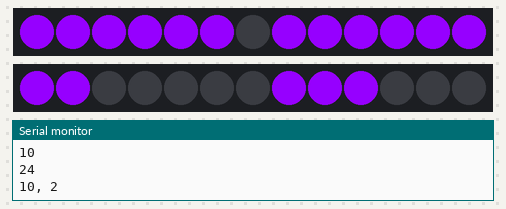
Simulated run of this sketch. Board: ESP32. On the bench: 2 × 13 RGB LEDs in strip order, left to right, the last lines printed to the serial monitor. WiFi joins after 1.5 s; servers stay silent unless stated; the local clock reads 2024-03-15 10:24:30 at power-on unless the sketch sets it.

Above: at 7.1 s.
At 12.3 s:
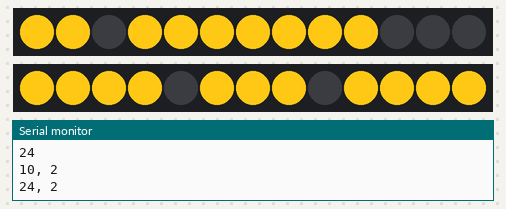

The sketch:

Display_Wi-Fi_Time.ino
```cpp
// Some code sources:
// https://lastminuteengineers.com/esp32-ntp-server-date-time-tutorial/
// // https://randomnerdtutorials.com/esp32-ntp-client-date-time-arduino-ide/
// https://stackoverflow.com/questions/9302681/c-how-to-break-apart-a-multi-digit-number-into-separate-variables


#include <WiFi.h>
#include "time.h"
#include <FastLED.h>


// Define Arduino pin connections
#define LED_PIN_1     22
#define LED_PIN_2     23

// Define LED and digit parameters
#define NUM_LEDS    13
#define DIGIT       10


// Define LED display pattern for each digit
const char segmentPatterns[DIGIT][NUM_LEDS] = {

  // 0, 1, 2, 3, 4, 5, 6, 7, 8, 9,10,11,12
    {1, 1, 1, 1, 1, 1, 0, 1, 1, 1, 1, 1, 1}, // 0
    {1, 1, 0, 0, 0, 0, 0, 1, 1, 1, 0, 0, 0}, // 1
    {1, 1, 1, 1, 0, 1, 1, 1, 0, 1, 1, 1, 1}, // 2
    {1, 1, 1, 1, 0, 1, 1, 1, 1, 1, 1, 1, 0}, // 3
    {1, 1, 0, 1, 1, 1, 1, 1, 1, 1, 0, 0, 0}, // 4
    {0, 1, 1, 1, 1, 1, 1, 1, 1, 1, 1, 1, 0}, // 5
    {0, 1, 1, 1, 1, 1, 1, 1, 1, 1, 1, 1, 1}, // 6
    {1, 1, 1, 1, 0, 0, 0, 1, 1, 1, 0, 0, 0}, // 7
    {1, 1, 1, 1, 1, 1, 1, 1, 1, 1, 1, 1, 1}, // 8
    {1, 1, 1, 1, 1, 1, 1, 1, 1, 1, 0, 0, 0}  // 9

};


// Color pattern options
int colorPattern[7][3] = {
  {255, 0, 0},
  {0, 255, 0},
  {0, 0, 255},
  {150, 0, 255},
  {255, 200, 20},
  {85, 60, 180},
  {50, 255, 20}
};


// Display reset pattern
int offPattern[] = {0, 0, 0};


// Time to display
// int timeNow = 0;

// Color selector variable
// int colorNow = 4;

// Color time display variable
int colorTime = 20;

const char* ssid     = "FILL-IN-SSID";
const char* password = "FILL-IN-PASSWORD";

const char* ntpServer = "pool.ntp.org";
const long  gmtOffset_sec = -18000;
const int   daylightOffset_sec = 0;

// Time info structure init
struct tm timeinfo;


// Function definitions
unsigned int digitCount(unsigned int i);     // Counts the number of digits in a given number
void printLocalTime(struct tm &timeinfo);
void LEDDisplay(int timeNow);


// Init LEDs
CRGB leds_1[NUM_LEDS];    // RIGHT LED (UNIT)
CRGB leds_2[NUM_LEDS];    // LEFT LED (TENS)


void setup()
{
  Serial.begin(115200);

  //connect to WiFi
  Serial.printf("Connecting to %s ", ssid);
  WiFi.begin(ssid, password);

  while (WiFi.status() != WL_CONNECTED) {
      delay(500);
      Serial.print(".");
  }

  Serial.println("WI-FI CONNECTED");

  //init and get the time
  configTime(gmtOffset_sec, daylightOffset_sec, ntpServer);
  printLocalTime(timeinfo);

  //disconnect WiFi as it's no longer needed
  WiFi.disconnect(true);
  WiFi.mode(WIFI_OFF);

  // Initialize FastLED
  FastLED.addLeds<WS2812, LED_PIN_1, GRB>(leds_1, NUM_LEDS);
  FastLED.addLeds<WS2812, LED_PIN_2, GRB>(leds_2, NUM_LEDS);

  // Reset displays
  for (int i = (NUM_LEDS - 1); i >= 0; i--){

    leds_1[i] = CRGB(offPattern[0], offPattern[1], offPattern[2]);
    leds_2[i] = CRGB(offPattern[0], offPattern[1], offPattern[2]);
    FastLED.show();
    delay(colorTime);

  }
  delay(5000);

}


void loop(){

  // delay(10000);
  printLocalTime(timeinfo);

  Serial.println(timeinfo.tm_hour);
  Serial.println(timeinfo.tm_min);
  Serial.println();

  // Display hour
  LEDDisplay(timeinfo.tm_hour, 3);
  FastLED.show();
  delay(5000);

  // Display minute
  LEDDisplay(timeinfo.tm_min, 4);
  FastLED.show();
  delay(5000);

}


unsigned int digitsCount(unsigned int i) {

  unsigned int ret=1;
  while (i/=10) ret++;

  return ret;

}


void printLocalTime(struct tm &timeinfo){

  if(!getLocalTime(&timeinfo)){
    Serial.println("Failed to obtain time");
    return;
  }

  Serial.println(&timeinfo, "%A, %B %d %Y %H:%M:%S");
}


void LEDDisplay(int timeNow, int colorNow){

  // Print time now
  Serial.print(timeNow);
  Serial.print(", ");

  // Count digits
  unsigned int digits = digitsCount(timeNow);
  Serial.println(digits);

  // Loop through each digit
  // and turn on LEDs accordingly
  if (digits == 1){

    // Reset displays
    for (int i = (NUM_LEDS - 1); i >= 0; i--){

      leds_1[i] = CRGB(offPattern[0], offPattern[1], offPattern[2]);
      leds_2[i] = CRGB(offPattern[0], offPattern[1], offPattern[2]);
      // FastLED.show();
      // delay(colorTime);

    }

    // Turn on single display
    for (int i = 0; i < NUM_LEDS; i++){

      if (segmentPatterns[timeNow][i] == 1){

        leds_1[i] = CRGB(colorPattern[colorNow][0], colorPattern[colorNow][1], colorPattern[colorNow][2]);
        // FastLED.show();
        delay(colorTime);

      }
      if (segmentPatterns[0][i] == 1){
        // Set second display to zero
        leds_2[i] = CRGB(colorPattern[colorNow][0], colorPattern[colorNow][1], colorPattern[colorNow][2]);
        delay(colorTime);
      }

    }

  }

  if (digits == 2){

    // Splits digits through a loop
    char digitsArray[digits];
    int temp = timeNow;

    while (digits--) {
      digitsArray[digits] = (temp % 10);
      temp /= 10;
    }

    // Reset displays
    for (int i = (NUM_LEDS - 1); i >= 0; i--){

      leds_1[i] = CRGB(offPattern[0], offPattern[1], offPattern[2]);
      leds_2[i] = CRGB(offPattern[0], offPattern[1], offPattern[2]);
      // FastLED.show();
      // delay(colorTime);

    }

    // Turn on both displays
    for (int i = 0; i < NUM_LEDS; i++){

      if (segmentPatterns[digitsArray[1]][i] == 1){
        leds_1[i] = CRGB(colorPattern[colorNow][0], colorPattern[colorNow][1], colorPattern[colorNow][2]);
      }

      if (segmentPatterns[digitsArray[0]][i] == 1){
        leds_2[i] = CRGB(colorPattern[colorNow][0], colorPattern[colorNow][1], colorPattern[colorNow][2]);
      }

      // FastLED.show();
      delay(colorTime);

    }

  }

}
```

Measured:
- what the display in image 0 shows lasts 5.3 s, from 7.0 s to 12.3 s
